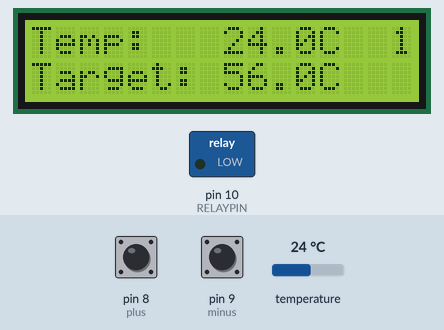
Recording of a sketch running on a simulated Arduino Uno, built with avr-gcc and run on an emulated ATmega328P. Parts: 16×2 character LCD, switched loads named in the sketch (green lamp = pin HIGH). Inputs (shaded band) come from the test bench; at power-on: pin 8 (plus) HIGH, pin 9 (minus) HIGH, temperature 24 °C.

Above: at 1.2 s.
1.3 s: pin 8 (plus) pulled LOW for 1 s
At 3.4 s:
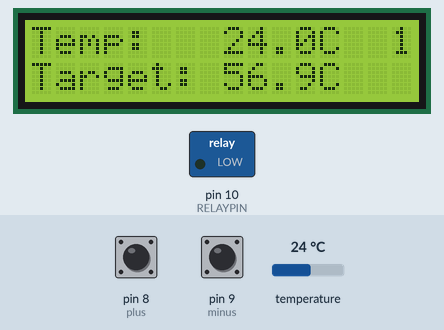
3.8 s: pin 9 (minus) pulled LOW for 1 s
At 5.5 s:
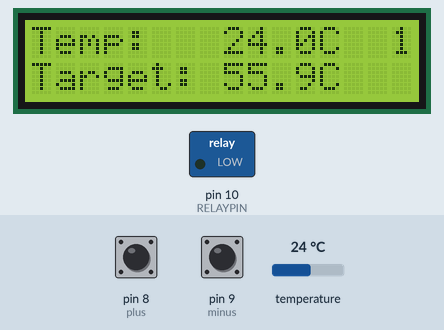
6.3 s: pin 8 (plus) pulled LOW for 3.2 s
At 6.49 s:
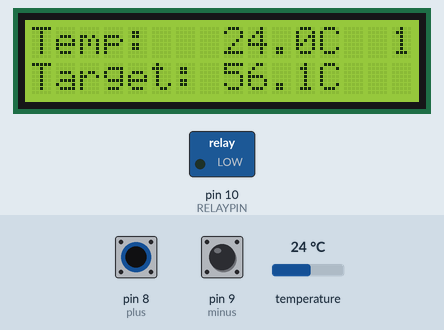
12.5 s: pin 9 (minus) pulled LOW for 0.15 s
At 13.5 s:
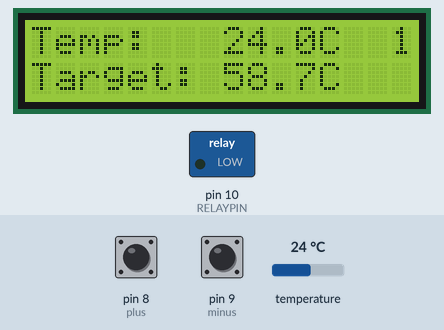
15.6 s: temperature set to 12 °C
At 16.6 s:
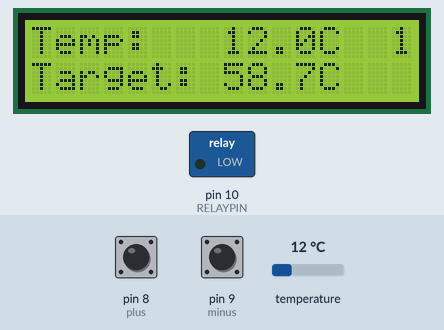
17.1 s: temperature set to 19 °C
At 18.3 s:
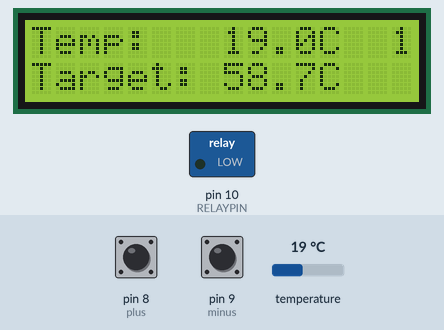
Timing chart, 0 to 20.1 s (numbered marks = the images above; inputs shaded):
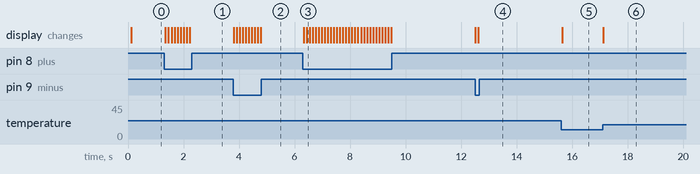

Measured:
- after the input at 1.3 s, the display: first changes after 0.05 s (image 1 shows a later state)
- after the input at 3.8 s, the display: first changes at once (image 2 shows a later state)
- after the input at 6.3 s, the display: first changes at once (image 3 shows a later state)
- after the input at 12.5 s, the display: first changes at once (image 4 shows a later state)
- after the input at 15.6 s, the display: changes at once (image 5)
- after the input at 17.1 s, the display: changes at once (image 6)

The sketch:

sousvide.ino
```cpp
#include <OneWire.h>
#include <DS18B20.h>
#include <LiquidCrystal.h>

const int rs = 12, en = 11, d4 = 6, d5 = 5, d6 = 4, d7 = 3;
const int plus = 8, minus = 9;
LiquidCrystal lcd(rs, en, d4, d5, d6, d7);

#define ONE_WIRE_BUS 2
#define RELAYPIN 10

OneWire oneWire(ONE_WIRE_BUS);
DS18B20 sensor(&oneWire);

uint32_t start, stop;

float targetTemp = 56;
const float err = 0.2;

void setup()
{
  lcd.begin(16, 2);
  sensor.begin();
  sensor.setResolution(12);
  sensor.requestTemperatures();

  start = millis();
  while (!sensor.isConversionComplete());
  stop = millis();

  pinMode(RELAYPIN, OUTPUT);
  digitalWrite(RELAYPIN, LOW);


pinMode(plus, INPUT_PULLUP);
pinMode(minus, INPUT_PULLUP);
}

float temperature = 0;

bool checkButtons(){

  int sensorVal = digitalRead(plus);
  //print out the value of the pushbutton

  if (sensorVal == 0){
     targetTemp+=0.1;
     lcd.setCursor(0,1);
     lcd.print("Target: " + String(targetTemp, 1) + "C");
     delay(100);
     return true;
  } else if  (( sensorVal = digitalRead(minus)) == 0){
     targetTemp-=0.1;
     lcd.setCursor(0,1);
     lcd.print("Target: " + String(targetTemp, 1) + "C");
     delay(100);
     return true;
  }

  return false;
}


void loop()
{

  lcd.clear();

  lcd.setCursor(0,0);
  lcd.print("Temp:   " + String(temperature, 1) + "C");
  lcd.setCursor(0,1);
  lcd.print("Target: " + String(targetTemp, 1) + "C");

  if(temperature > targetTemp){
    digitalWrite(RELAYPIN, HIGH);
    lcd.setCursor(15,0);
    lcd.print("0");
  }

  else if (temperature < targetTemp - err){
    digitalWrite(RELAYPIN, LOW);
    lcd.setCursor(15,0);
    lcd.print("1");
  }

  if(checkButtons())
    return;

  for (int res = 9; res < 13; res++)
  {
    sensor.setResolution(res);

    start = millis();
    sensor.requestTemperatures();
    while (!sensor.isConversionComplete())
      if(checkButtons())
        return;
    temperature = sensor.getTempC();
    stop = millis();

    //Serial.print(res);
    //Serial.print("\t");
    //Serial.print(stop - start);
    ///Serial.print("\t");
    //Serial.println(temperature, 1); // 1 decimal makes perfect sense
  }
}
```
